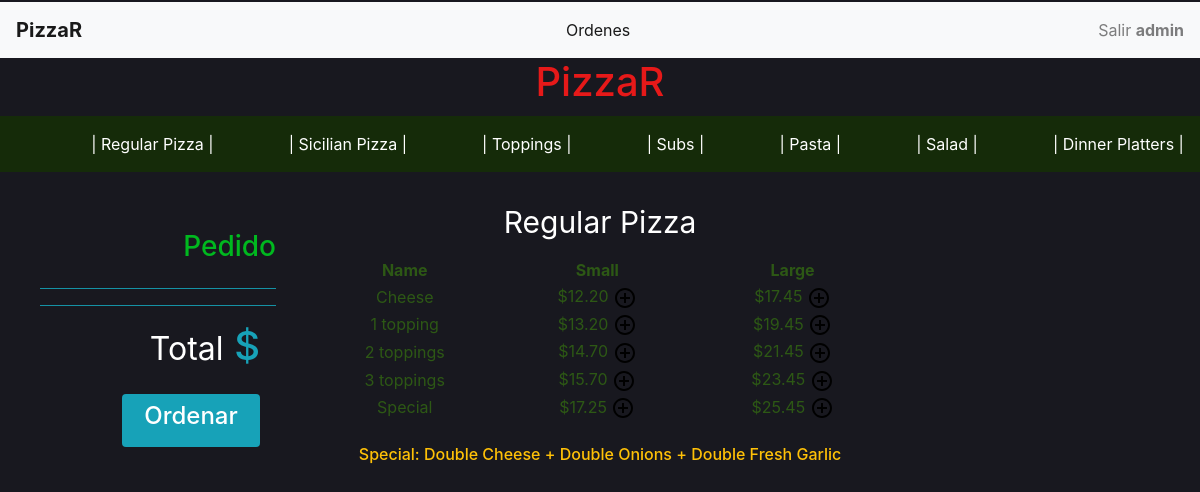
Page /menu/Regular Pizza (signed in) on the committed database.
### orders/models.py (models this page shows, shortened)
class Category(models.Model):
    name=models.CharField(max_length=64)
    def __str__(self):
        return f"{self.name}"

class Regular_pizza(models.Model):
    name=models.CharField(max_length=64)
    small=models.DecimalField(max_digits=4,decimal_places=2)
    large=models.DecimalField(max_digits=4,decimal_places=2)

### orders/views.py (the view)
# urls.py: path("menu/<str:category>", views.menu, name="menu"),
def menu(request,category):
    menu,columns=findTable(category)
    order_number=User_order.objects.get(user=request.user,status='initiated').order_number
    context = {
        "user":request.user,
        "Checkout":Order2.objects.filter(user=request.user,number=order_number),
        "Checkout_category":Order2.objects.filter(user=request.user,number=order_number).values_list('category').distinct(),
        "Total":list(Order2.objects.filter(user=request.user,number=order_number).aggregate(Sum('price')).values())[0],
        "Category": Category.objects.all(),
        "Active_category":category,
        "Menu": menu,
        "Columns":columns,
        "Topping_price": 0.00,
        "Order_number":order_number
    }
    return render(request,"menu.html",context)

### orders/views.py (called while the page is built)
def findTable(category):
    if category == "Regular Pizza":
        menu=Regular_pizza.objects.all()
        columns=3
    elif category == "Sicilian Pizza":
        menu=Sicilian_pizza.objects.all()
        columns=3
    elif category == "Toppings":
        menu=Topping.objects.all()
        columns=1
    elif category == "Subs":
        menu=Sub.objects.all()
        columns=3
    elif category == "Pasta":
        menu=Pasta.objects.all()
        columns=2
    elif category == "Salad":
        menu=Salad.objects.all()
        columns=2
    elif category == "Dinner Platters":
        menu=Dinner_platter.objects.all()
        columns=3
    return menu,columns

### orders/templates/menu.html (shortened to what this page needs)
{% extends "layout.html" %}
{% block body%}
<div class='p-3'>
    <table class='table-small w-50 mx-auto text-center '>
        <caption style='caption-side:top;color:white;font-size: 30px;text-align: center'>{{Active_category}}</caption>
        {% if Columns == 3 %}
        <thead class='thead-light'>
            <tr >
                <th>Name</th>
                <th>Small</th>
                <th>Large</th>
            </tr>
        </thead>
        <tbody>
            {% for row in Menu %}
            <tr>
                {% load static %}
                <td>{{row.name}}</td>
                {% if row.small == None %}
                    <td></td>
                {% else %}
                    <td>${{row.small}}&nbsp;<a href="{% url 'add' Active_category row.name row.small %}"><img class='plus' src="{% static 'plus.svg' %}"></a></td>
                {% endif %}
                <td>${{row.large}}&nbsp;<a href="{% url 'add' Active_category row.name row.large %}"><img class='plus' src="{% static 'plus.svg' %}"></a></td>
            </tr>
            {% endfor %}
        </tbody>
        {% endif %}
    </table>
</div>
{% if Active_category == 'Regular Pizza' or Active_category == 'Sicilian Pizza'  %}
    <div class='text-center p-2'>
        <h6 class='text-warning mx-auto'>Special: Double Cheese + Double Onions + Double Fresh Garlic</h6>
{% endif %}
{% endblock %}

### orders/templates/layout.html (shortened to what this page needs)
<!DOCTYPE html>
<html style="height:100%">
<head>
    {% load static %}
    <link rel="stylesheet" type="text/css" href="{% static 'styles.css' %}">
    <link rel="stylesheet" href="https://maxcdn.bootstrapcdn.com/bootstrap/4.1.3/css/bootstrap.min.css">
</head>
<body style="margin-top: 2px; color: rgb(45, 88, 21); background-color: rgb(24, 24, 31);">
    {% if Category %}
    <nav class="navbar navbar-light bg-light" style="background-color: rgb(27, 27, 27);">
        <a class="navbar-brand" href="{% url 'index' %}"> <b>PizzaR</b> </a>
        <ul class="navbar-nav ml-auto">
            <li class="nav-item active">
                <a class="nav-link" href="{% url 'my_orders' Order_number %}">
                    Ordenes
                </a>
            </li>
        </ul>
        <ul class="navbar-nav ml-auto">
            <li class="nav-item">
                <a class="nav-link " href="{% url 'logout' %}">
                    Salir <strong>{{user.username}}</strong>
                </a>
            </li>
        </ul>
    </nav>
    {% endif %}
    <h1 class='text-center m-0'><a style="color: rgb(230, 25, 25);" href="{% url 'index' %}">PizzaR</a></h1>
    <nav class="navbar navbar-dark" style="background-color: rgb(21, 43, 9); margin-top: 10px;">
        {% for category in Category %}
        <ul class="navbar-nav ml-auto">
            <li class="nav-item active">
                <a href="{% url 'menu' category  %}" class="nav-link ">| {{category}} |</a>
            </li>
        </ul>
        {% endfor %}
    </nav>
    <div>
        {% block body%}
        {% endblock %}
    </div>
    <div id='checkout' class='list-group text-right '>
        {% if Category %}
        <h3 class=' text-right pr-6'>Pedido</h3>
        <ul>
            <hr class='bg-info'>
            <hr class='bg-info'>
            <li class='text-info text-right pr-3 '>
                <h1><small class='text-white'>Total</small> ${{Total|floatformat:2}}</h1>
            </li>
        </ul>
        <a id='place_order' href="{% url 'my_orders' Order_number %}">
            <div class='bg-info w-50 rounded p-2  ml-auto mr-3 text-center text-white '>
                <h4>Ordenar</h4>
            </div>
        </a>
        {% endif %}
    </div>
</body>
</html>

### orders/static/styles.css (style rules this page uses)
#checkout { color:rgb(0, 184, 31); margin-top: -250px; top:33%; right:0%; width:23%; }
li { list-style-type: none; }

### rows in the picture
Category: name "Regular Pizza"
Category: name "Sicilian Pizza"
Category: name "Toppings"
Category: name "Subs"
Category: name "Pasta"
Category: name "Salad"
Category: name "Dinner Platters"
Regular_pizza: name "Cheese", small "12.20", large "17.45"
Regular_pizza: name "1 topping", small "13.20", large "19.45"
Regular_pizza: name "2 toppings", small "14.70", large "21.45"
Regular_pizza: name "3 toppings", small "15.70", large "23.45"
Regular_pizza: name "Special", small "17.25", large "25.45"

### other values in the picture
{{ user.username }} "admin"
{{ Active_category }} "Regular Pizza"
